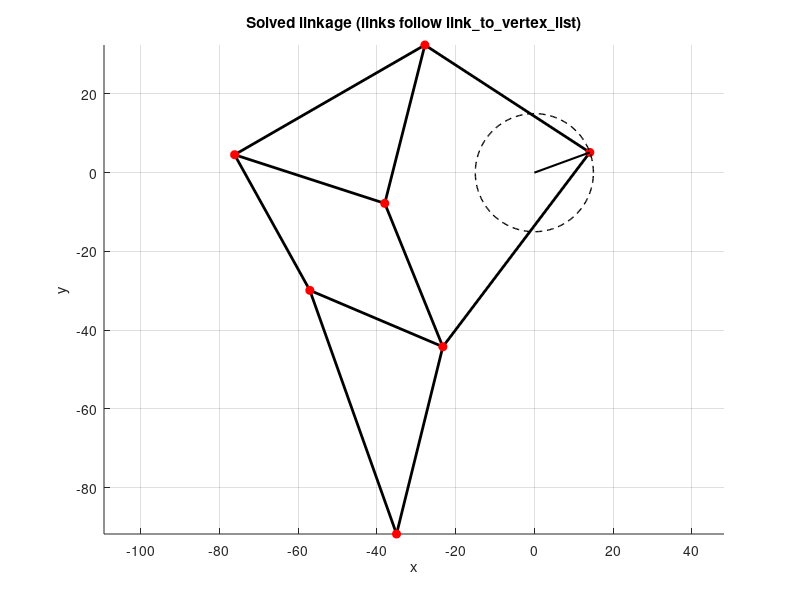

Here is the MATLAB script that generated this plot:
function day7_linkage_demo()
% Solve the Jansen-leg linkage for a given crank angle and plot the result
% using link segments from the link-to-vertex list (matches handout)

    %parameters (from handout) 
    leg_params = build_leg_params();

    % choose a crank angle (radians)
    theta = 0.35;

    % initial guess for [x1;y1; x2;y2; ... ; x7;y7] 
    vertex_guess_coords = [ ...
          0;   50;   % v1
        -50;    0;   % v2
        -50;   50;   % v3
        -100;   0;   % v4
        -100; -50;   % v5
         -50; -50;   % v6
         -50;-100];  % v7

    %compute a root of all constraints at this theta
    V_root = compute_coords(vertex_guess_coords, leg_params, theta);

    % sanity check – all constraints should be ~0
    res = linkage_error_func(V_root, leg_params, theta);
    fprintf('||constraint residual|| = %.3e\n', norm(res));

    % plot using link list 
    V = column_to_matrix(V_root);         % N x 2
    L = leg_params.link_to_vertex_list;   % m x 2 (link i connects vertices L(i,1) and L(i,2))

    figure; clf; hold on; axis equal;
    % draw links
    for i = 1:size(L,1)
        a = L(i,1); b = L(i,2);
        plot([V(a,1), V(b,1)], [V(a,2), V(b,2)], 'k-', 'LineWidth', 2);
    end
    % draw vertices
    plot(V(:,1), V(:,2), 'ro', 'MarkerFaceColor','r', 'MarkerSize', 6);

    % draw crank circle & current crank radius (nice visual)
    t = linspace(0, 2*pi, 256);
    c = leg_params.vertex_pos0(:).';
    R = leg_params.crank_length;
    plot(c(1)+R*cos(t), c(2)+R*sin(t), 'k--', 'LineWidth', 1);
    plot([c(1), c(1)+R*cos(theta)], [c(2), c(2)+R*sin(theta)], 'k-', 'LineWidth', 1.5);

    grid on;
    title('Solved linkage (links follow link\_to\_vertex\_list)');
    xlabel('x'); ylabel('y');
end

%  CORE SOLVER 

function [root, it, flag, glist] = multi_newton_solver(FUN_both, X0, Athresh, Bthresh, maxit, numdiff)
% General multidimensional Newton’s method.
% FUN_both(X): either returns F(X)            (numdiff==1)   OR
%                 returns [F(X), J(X)]          (numdiff==2)
% Early termination: ||ΔX|| < Athresh OR ||F|| < Bthresh
% Safeguard: stop if Jacobian is (near) singular
% Outputs:
%     root: solution vector
%     it  : iteration count
%     flag: 1 success, -2 bad/singular Jacobian
%     glist: columns are the iterate history

    glist = [];
    root  = X0;
    it    = 0;
    flag  = 0;

    glist(:,end+1) = root;

    % get residual & Jacobian
    if numdiff == 2
        try
            [FX, J] = FUN_both(root);
        catch
            FX = FUN_both(root);
            J  = approximate_jacobian(FUN_both, root);
        end
    else
        FX = FUN_both(root);
        J  = approximate_jacobian(FUN_both, root);
    end

    while norm(FX) > Bthresh && it < maxit
        % singularity guard (use J*J' to handle non-square cases robustly)
        if abs(det(J*J')) < eps
            flag = -2; return;
        end

        X_new = root - J\FX;
        glist(:,end+1) = X_new;

        if norm(X_new - root) < Athresh
            root = X_new; flag = 1; return
        end

        root = X_new;
        if numdiff == 2
            try
                [FX, J] = FUN_both(root);
            catch
                FX = FUN_both(root);
                J  = approximate_jacobian(FUN_both, root);
            end
        else
            FX = FUN_both(root);
            J  = approximate_jacobian(FUN_both, root);
        end
        it = it + 1;
    end

    flag = 1; % reached residual threshold or maxit
end

function J = approximate_jacobian(FUN, X)
% Centered finite-difference Jacobian: J(:,i) ≈ (F(x+h/2*ei)-F(x-h/2*ei))/h
    h = 1e-6;
    n = numel(X);
    F0 = FUN(X);
    m = numel(F0);
    J = zeros(m, n);
    for i = 1:n
        ei      = zeros(n,1); ei(i) = h/2;
        F_plus  = FUN(X + ei);
        F_minus = FUN(X - ei);
        J(:,i)  = (F_plus - F_minus) / h;
    end
end

% LINKAGE SETUP
function leg_params = build_leg_params()
% All constants exactly as described in the handout

    leg_params = struct();

    % counts
    leg_params.num_vertices = 7;
    leg_params.num_linkages = 10;

    % link-to-vertex list (each row = [vertex_a vertex_b]) 
    leg_params.link_to_vertex_list = [ ...
        1 3;   % link 1
        3 4;   % link 2
        2 3;   % link 3
        2 4;   % link 4
        4 5;   % link 5
        2 6;   % link 6
        1 6;   % link 7
        5 6;   % link 8
        5 7;   % link 9
        6 7];  % link 10

    %link lengths (same order as rows above) 
    leg_params.link_lengths = [ ...
         50.0;  % link 1
         55.8;  % link 2
         41.5;  % link 3
         40.1;  % link 4
         39.4;  % link 5
         39.3;  % link 6
         61.9;  % link 7
         36.7;  % link 8
         65.7;  % link 9
         49.0]; % link 10

    % additional constraints
    leg_params.crank_length = 15.0;            % radius of vertex 1 from crank center (vertex 0)
    leg_params.vertex_pos0  = [0; 0];          % fixed crank center
    leg_params.vertex_pos2  = [-38.0; -7.8];   % fixed vertex 2
end

% UTILITIES

function M = column_to_matrix(coords_col)
% [x1;y1;x2;y2;...;xN;yN] -> [x1 y1; x2 y2; ... ; xN yN]
    num_coords = length(coords_col);
    N = num_coords/2;
    M = [coords_col(1:2:num_coords-1), coords_col(2:2:num_coords)];
end

function coords_col = matrix_to_column(M)
% [x1 y1; x2 y2; ... ; xN yN] -> [x1;y1;...;xN;yN]
    N = size(M,1);
    coords_col = zeros(2*N,1);
    coords_col(1:2:end) = M(:,1);
    coords_col(2:2:end) = M(:,2);
end

%CONSTRAINTS 

function length_errors = length_error_func(vertex_coords, leg_params)
% Link length constraints:
% e_i = (xb - xa)^2 + (yb - ya)^2 - d_i^2 = 0  for each link i
    V = column_to_matrix(vertex_coords);   % N x 2
    L = leg_params.link_to_vertex_list;    % m x 2
    d = leg_params.link_lengths(:);        % m x 1

    m = size(L,1);
    length_errors = zeros(m,1);
    for i = 1:m
        a = L(i,1); b = L(i,2);
        dx = V(b,1) - V(a,1);
        dy = V(b,2) - V(a,2);
        length_errors(i) = dx*dx + dy*dy - d(i)^2;
    end
end

function coord_errors = fixed_coord_error_func(vertex_coords, leg_params, theta)
% Fixed vertex constraints:
%  vertex 1 lies on the crank circle centered at vertex 0 with radius crank_length,
%  vertex 2 is fixed at vertex_pos2
    V = column_to_matrix(vertex_coords);

    x1y1_target = leg_params.vertex_pos0 + leg_params.crank_length*[cos(theta); sin(theta)];
    x2y2_target = leg_params.vertex_pos2;

    coord_errors = [ ...
        V(1,1) - x1y1_target(1);   % x1 - x1_target
        V(1,2) - x1y1_target(2);   % y1 - y1_target
        V(2,1) - x2y2_target(1);   % x2 - x2_target
        V(2,2) - x2y2_target(2)];  % y2 - y2_target
end

function error_vec = linkage_error_func(vertex_coords, leg_params, theta)
% Combine distance + fixed coordinate constraints into one vector
    error_vec = [ ...
        length_error_func(vertex_coords, leg_params);
        fixed_coord_error_func(vertex_coords, leg_params, theta) ...
    ];
end

% WRAPPER 

function vertex_coords_root = compute_coords(vertex_coords_guess, leg_params, theta)
% Run Newton with numerical Jacobian (per Part 4 guidelines)
    fun = @(V) linkage_error_func(V, leg_params, theta);
    [root, ~, flag] = multi_newton_solver(fun, vertex_coords_guess, 1e-14, 1e-14, 200, 1);
    if flag ~= 1
        warning('Newton did not report success (flag=%d). Result may be off.', flag);
    end
    vertex_coords_root = root;
end

%% day 9 stuff
function dVdtheta = compute_velocities(vertex_coords, leg_params, theta)
% theta-derivatives of all 14 coordinates using the linear system from the notes

    % 1) Jacobian of the 10 link-length errors wrt V  (10x14)
    Jlen = approximate_jacobian(@(V) length_error_func(V,leg_params), vertex_coords);

    % 2) derivatives of fixed constraints
    r = leg_params.crank_length;
    dx1_dtheta = -r * sin(theta);
    dy1_dtheta =  r * cos(theta);
    dx2_dtheta = 0;
    dy2_dtheta = 0;

    % 3) build M (14x14) and B (14x1)
    M = [ eye(4) , zeros(4,10) ;
          Jlen                 ];
    B = [dx1_dtheta ; dy1_dtheta ; dx2_dtheta ; dy2_dtheta ; zeros(10,1)];

    % 4) solve
    dVdtheta = M \ B;
end

function dVdtheta_num = numerical_dVdtheta(theta, vertex_guess_coords, leg_params)
% central difference on the solved configuration V(theta)
    h  = 1e-4;  % radians
    Vp = compute_coords(vertex_guess_coords, leg_params, theta + h);
    Vm = compute_coords(vertex_guess_coords, leg_params, theta - h);
    dVdtheta_num = (Vp - Vm) / (2*h);
end

function draw_tip_velocity_arrow(ax, V, dVdtheta, scale)
% arrow at vertex 7 showing direction of motion wrt theta
    if nargin < 4, scale = 1; end
    tip_ix = 7;
    x  = V(2*tip_ix-1);  y  = V(2*tip_ix);
    vx = dVdtheta(2*tip_ix-1); vy = dVdtheta(2*tip_ix);
    quiver(ax, x, y, scale*vx, scale*vy, 0, ...
           'Color',[0.1 0.4 1], 'LineWidth',1.5, 'MaxHeadSize',2);
end

function day9_compare_velocity_curves()
% compares analytic vs numerical derivatives of the foot tip (vertex 7)

    leg_params = build_leg_params();
    tip_ix = 7;
    Vguess = [ ...
         0;  50;   -50;   0;   -50;  50; ...
       -100;   0;  -100; -50;   -50; -50;  -50; -100 ];

    thetas = linspace(0, 2*pi, 200);
    dx_ana = zeros(size(thetas));
    dy_ana = zeros(size(thetas));
    dx_num = zeros(size(thetas));
    dy_num = zeros(size(thetas));

    for k = 1:numel(thetas)
        th = thetas(k);

        V = compute_coords(Vguess, leg_params, th);
        dVdth     = compute_velocities(V, leg_params, th);
        dVdth_num = numerical_dVdtheta(th, Vguess, leg_params);

        dx_ana(k) = dVdth(2*tip_ix-1);
        dy_ana(k) = dVdth(2*tip_ix);
        dx_num(k) = dVdth_num(2*tip_ix-1);
        dy_num(k) = dVdth_num(2*tip_ix);
    end

    figure; hold on; grid on
    plot(thetas, dx_ana, '-',  'LineWidth',1.6)
    plot(thetas, dx_num, '--', 'LineWidth',1.6)
    xlabel('\theta (rad)'); ylabel('d x_{tip} / d\theta')
    title('dx_{tip}/d\theta vs \theta  analytic (solid)  numerical (dashed)')
    legend('analytic','numerical','Location','best')

    figure; hold on; grid on
    plot(thetas, dy_ana, '-',  'LineWidth',1.6)
    plot(thetas, dy_num, '--', 'LineWidth',1.6)
    xlabel('\theta (rad)'); ylabel('d y_{tip} / d\theta')
    title('dy_{tip}/d\theta vs \theta  analytic (solid)  numerical (dashed)')
    legend('analytic','numerical','Location','best')
end

function animate_leg_motion(num_frames)
% animates one full crank revolution of the Jansen leg with a velocity arrow
% num_frames: optional, frames over [0,2pi]. default 240.

    if nargin < 1, num_frames = 240; end

    % params and a reasonable seed guess (same layout you used)
    leg_params = build_leg_params();
    Vguess = [ ...
         0;  50;   -50;   0;   -50;  50; ...
       -100;   0;  -100; -50;   -50; -50;  -50; -100 ];

    thetas = linspace(0, 2*pi, num_frames);
    L = leg_params.link_to_vertex_list;              % link list
    c = leg_params.vertex_pos0(:)'; R = leg_params.crank_length; % crank

    % figure + static crank circle
    figure; clf; hold on; axis equal; grid on;
    xlabel('x'); ylabel('y');
    title('Jansen leg animation');
    axis([-120 40 -120 40]);

    t = linspace(0, 2*pi, 256);
    plot(c(1)+R*cos(t), c(2)+R*sin(t), 'k--', 'LineWidth', 1); % crank circle

    % pre-create graphics handles (faster than cla each frame)
    hLinks  = gobjects(size(L,1),1);
    for i = 1:size(L,1)
        hLinks(i) = plot([0 0],[0 0],'k-','LineWidth',2);
    end
    hVerts  = plot(0,0,'ro','MarkerFaceColor','r','MarkerSize',6);
    hCrankR = plot([0 0],[0 0],'k-','LineWidth',1.5);
    hArrow  = quiver(0,0,0,0,0,'Color',[0.1 0.4 1],'LineWidth',1.5,'MaxHeadSize',2);
    hFoot   = plot(nan,nan,'b:','LineWidth',1);       % foot path trail

    foot_x = nan(1,num_frames);
    foot_y = nan(1,num_frames);

    for k = 1:num_frames
        th = thetas(k);

        % solve linkage at this theta
        V = compute_coords(Vguess, leg_params, th);
        Vm = column_to_matrix(V);

        % update links
        for i = 1:size(L,1)
            a = L(i,1); b = L(i,2);
            set(hLinks(i), 'XData', [Vm(a,1) Vm(b,1)], 'YData', [Vm(a,2) Vm(b,2)]);
        end

        % update vertices
        set(hVerts, 'XData', Vm(:,1), 'YData', Vm(:,2));

        % update crank radius line
        set(hCrankR, 'XData', [c(1) c(1)+R*cos(th)], 'YData', [c(2) c(2)+R*sin(th)]);

        % update velocity arrow at the tip (vertex 7)
        dVdth = compute_velocities(V, leg_params, th);
        tip_ix = 7;
        x  = V(2*tip_ix-1);   y  = V(2*tip_ix);
        vx = dVdth(2*tip_ix-1); vy = dVdth(2*tip_ix);
        scale = 0.4;  % tweak for visual length
        set(hArrow, 'XData', x, 'YData', y, 'UData', scale*vx, 'VData', scale*vy);

        % foot path trail
        foot_x(k) = x; foot_y(k) = y;
        set(hFoot, 'XData', foot_x, 'YData', foot_y);

        drawnow;
    end
end

% SUMMARY OF WHAT THIS FILE DOES (Day 7 + Day 9) (6 7)
%
% 1) Build leg geometry with build_leg_params
%    - define link-to-vertex list (which vertices each bar connects)
%    - store link lengths in same order as list
%    - fix crank center (vertex 0) and vertex 2 position
%    - specify crank radius for vertex 1
%
% 2) Define constraint functions
%    - length_error_func enforces each bar keeps its target length
%    - fixed_coord_error_func locks vertex 1 on the crank circle
%      and vertex 2 at its fixed coordinates
%    - linkage_error_func combines both into one residual vector
%
% 3) Solve the nonlinear system with Newton
%    - multi_newton_solver iterates until constraints are satisfied
%    - approximate_jacobian provides Jacobian by finite differences
%    - compute_coords wraps this to solve linkage for given crank angle
%
% 4) Day 7 linkage demo
%    - pick one crank angle
%    - solve positions of all 7 vertices
%    - check residual size to confirm validity
%    - plot links, joints, crank circle, and current crank radius
%
% 5) Day 9 velocity analysis
%    - compute_velocities builds a linear system to solve for
%      dV/dθ of all coordinates (analytic derivative)
%    - numerical_dVdtheta estimates same derivative by finite difference
%    - draw_tip_velocity_arrow shows the velocity vector of foot tip
%
% 6) Compare analytic vs numerical curves
%    - day9_compare_velocity_curves loops over θ from 0→2π
%    - computes dx_tip/dθ and dy_tip/dθ both ways
%    - plots results (analytic solid, numerical dashed)
%
% 7) Animate leg motion
%    - animate_leg_motion runs through multiple θ values
%    - updates link positions and vertex markers
%    - shows crank turning
%    - overlays velocity arrow at foot tip
%    - adds dotted trail of foot path
% ended up just making a different file for the compare curve
%and animation because its easier that way for me, lowkey just got lazy(6
%7)